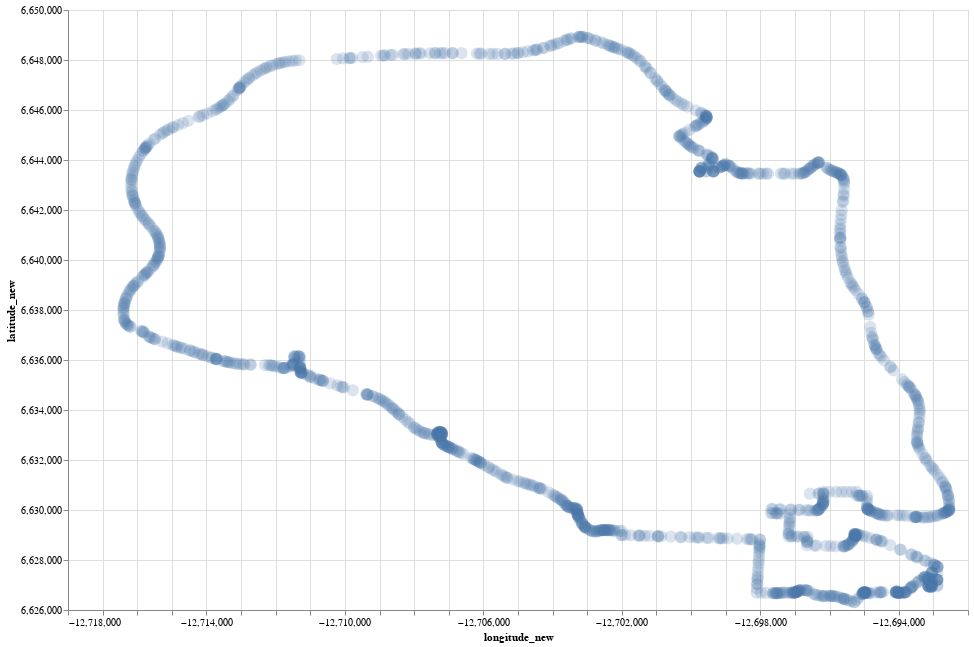

Write notebook code for a chart like this one.
### Code cell
import altair as alt
ch = alt.Chart(data = a,width = 900,height=600).encode(x=alt.X('longitude_new',scale=alt.Scale(zero=False)),
                                                                 y=alt.Y('latitude_new',scale=alt.Scale(zero=False))).mark_point(filled=True,size=150,opacity=0.2)
#ch_lab = alt.Chart(data=df_label,width = 900,height=600).encode(x=alt.Longitude('longitude',scale=alt.Scale(zero=False)),
 #                                                                y=alt.Latitude('latitude',scale=alt.Scale(zero=False)),text = 'label:N' ).mark_text(size=15)

(ch).interactive()

### Figure 1 — Vega-Lite specification as saved in the notebook (floating-point values rounded to 4 significant figures; data arrays with more than 128 entries replaced by an {"elided": "..."} marker saying what was removed)
{"config": {"view": {"continuousWidth": 400, "continuousHeight": 300}}, "data": {"name": "data-d1b783167e5484620fe616b28a2372f5"}, "mark": {"type": "point", "filled": true, "opacity": 0.2, "size": 150}, "encoding": {"x": {"type": "quantitative", "field": "longitude_new", "scale": {"zero": false}}, "y": {"type": "quantitative", "field": "latitude_new", "scale": {"zero": false}}}, "height": 600, "selection": {"selector015": {"type": "interval", "bind": "scales", "encodings": ["x", "y"]}}, "width": 900, "$schema": "https://vega.github.io/schema/vega-lite/v4.0.2.json", "datasets": {"data-d1b783167e5484620fe616b28a2372f5": {"elided": "1355 records"}}}
